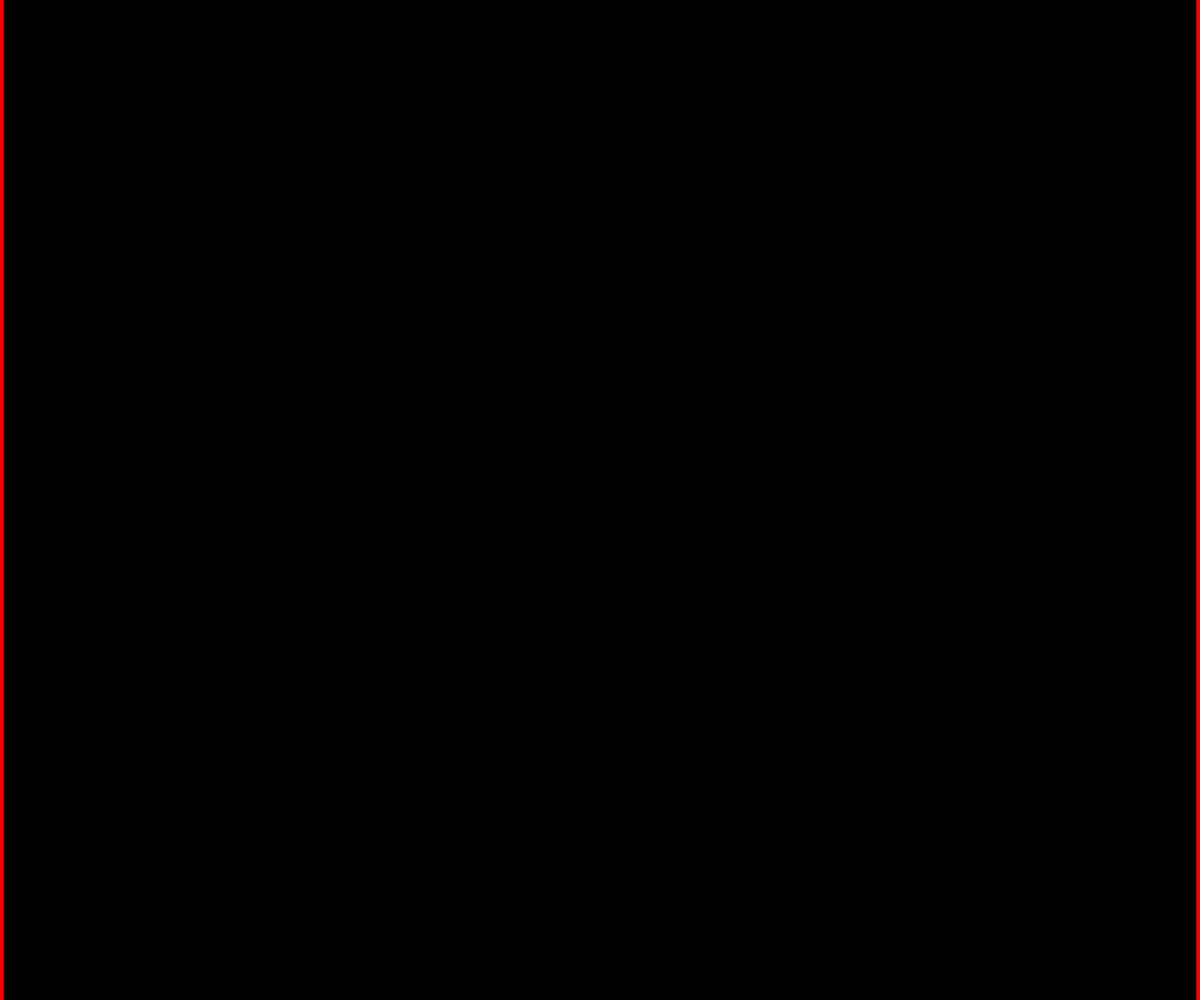
Frame 1 (no input)
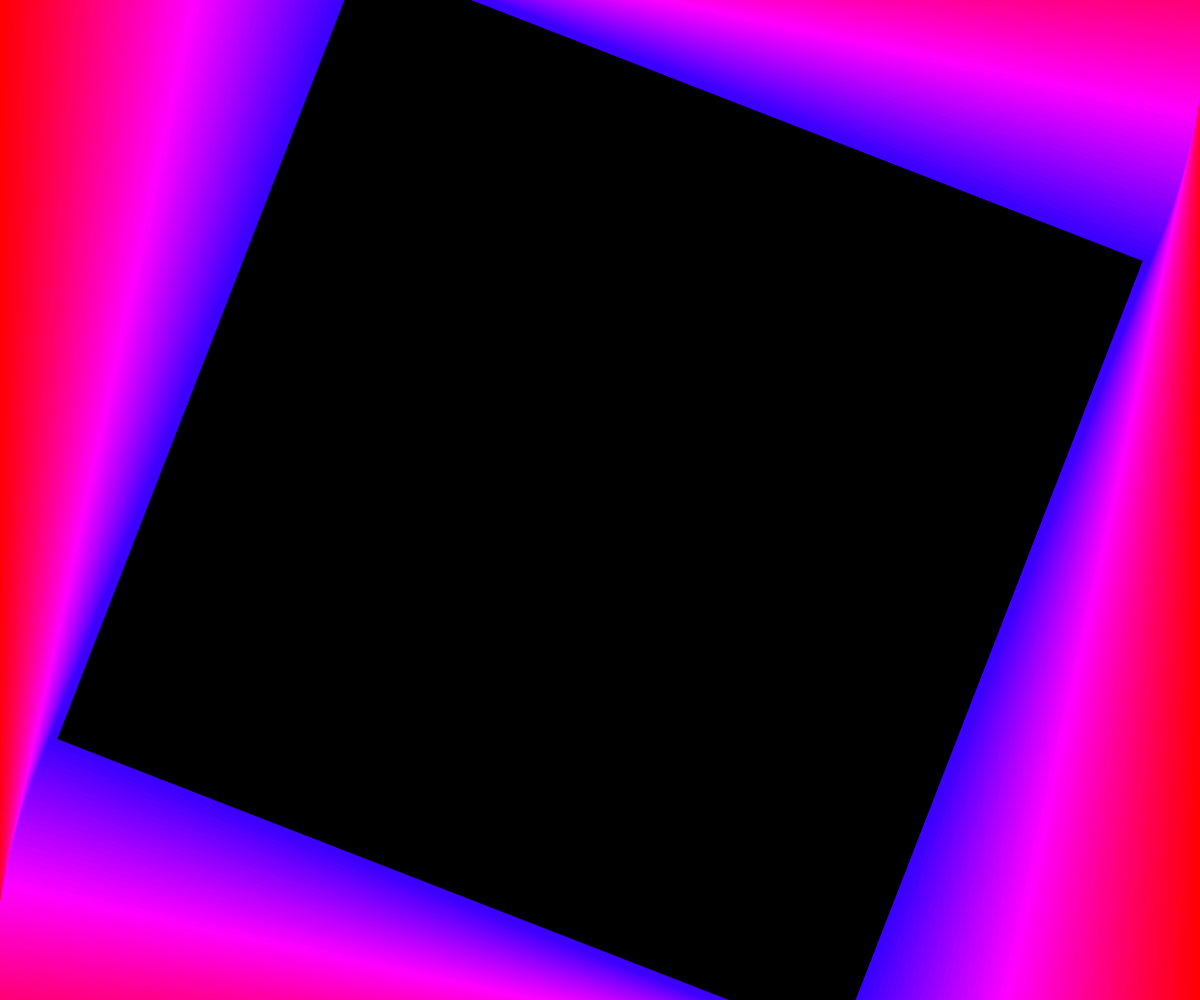
Frame 60 (no input)
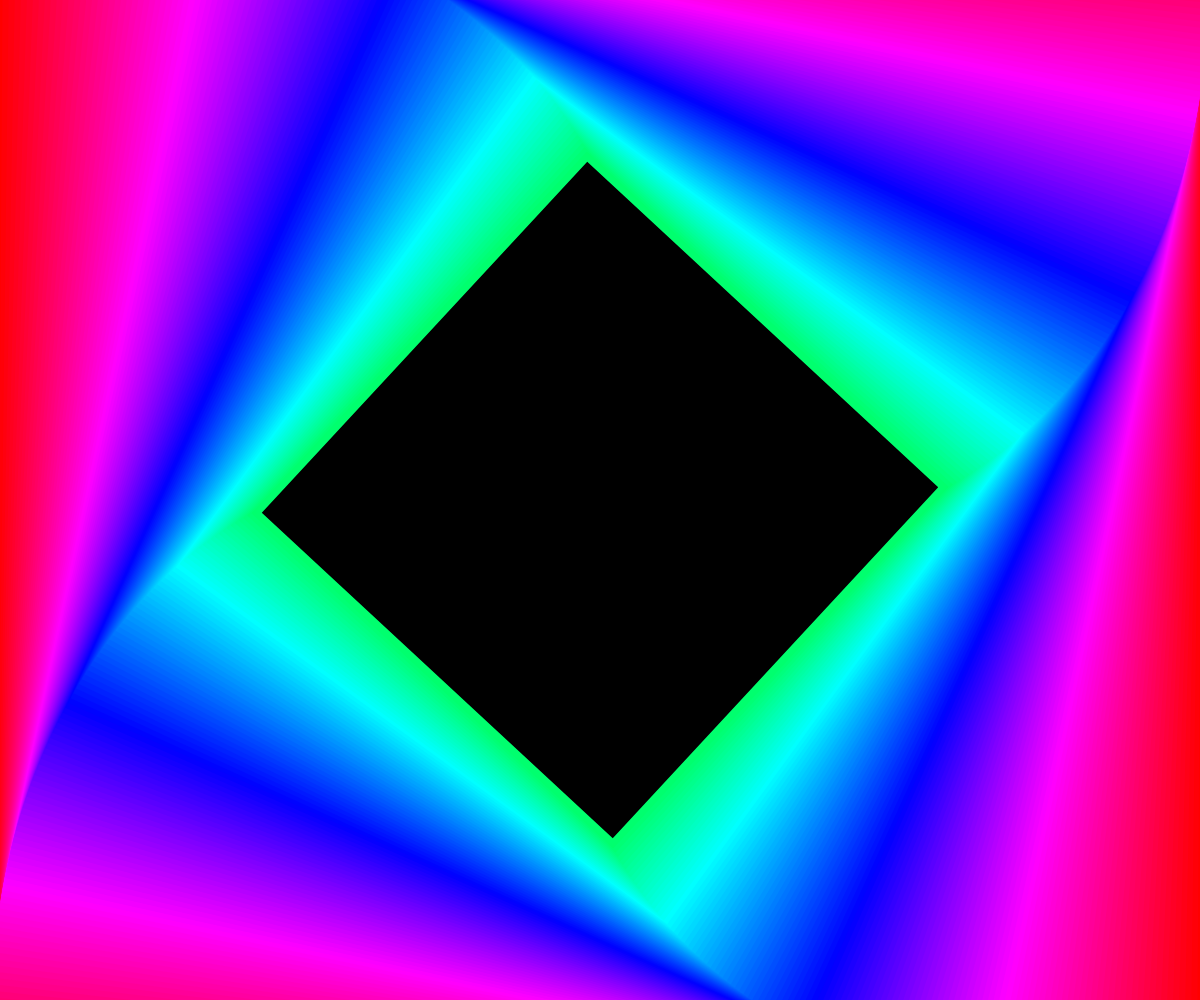
Frame 120 (the mouse pressed at the canvas centre since frame 60)

The p5.js sketch that drew these frames (run headless with seeded random() and noise() and a simulated clock; from frame 60 on, the mouse is pressed at the canvas centre):

// p5.js sketch
// ── sketch.js
function setup() {
  looping = true;

  dimension = max(innerWidth, innerHeight);
  createCanvas(innerWidth, innerHeight);
  frameRate(60);

  colorMode(HSB, 1, 1, 1, 1);
  noStroke();
  background(0);

  square = {
    cx: 0,
    cy: 0,
    side: dimension,
    draw: function() {
      rect(this.cx, this.cy, this.side, this.side);
    },
    grow: function(rate) {
      this.side += rate;
    },
    shrink: function(rate) {
      this.side -= rate;
    },
    isShrinking: true,
    rainbow: function() {}
  };

  angle = 0;
  rate = Math.floor(width * 0.005);
  hueOffset = 0;
  numRainbows = 1;
  hueMin = 0;
  hueMax = 1;
  rectMode(CENTER);
  noFill();
  strokeWeight(map(dimension, 300, 2000, 1, 13));
}

function draw() {
  translate(width / 2, height / 2);
  rotate(angle);

  // background(0, map(square.side, 0, width, 0.005, 0.05));
  hue = (square.side / width + hueOffset) % (1 / numRainbows);
  hue = map(hue, 0, 1 / numRainbows, hueMin, hueMax);
  stroke(hue, 1, 1);
  square.draw();

  if (square.isShrinking) {
    square.shrink(rate);
    if (square.side <= 0) {
      square.isShrinking = false;
      redirect();
    }
  } else {
    square.grow(rate);
    if (square.side >= width * 1.3) {
      square.isShrinking = true;
      redirect();
    }
  }

  angle += PI / 500;
}

function redirect() {
  // background(0);
  rate = Math.floor(width * random(0.003, 0.009));
  hueOffset = Math.random();
  numRainbows = Math.ceil(random(0, 10));
  hueMin = Math.random();
  hueMax = Math.random();
}

function mousePressed() {
  if (looping) {
    noLoop();
    looping = false;
  } else {
    loop();
    looping = true;
  }
}
